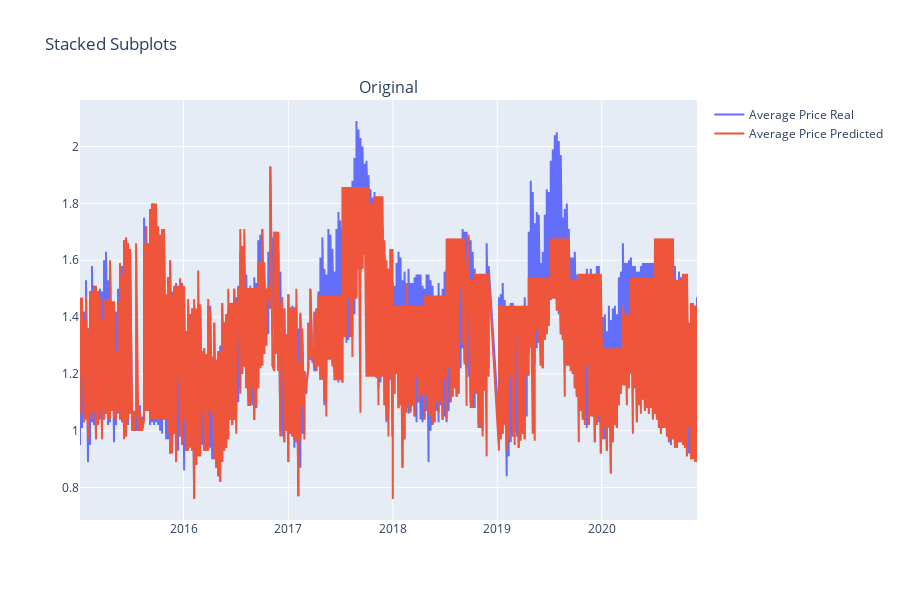

Notebook code cell kept with this figure:
### Code cell
import plotly.express as px
from plotly.subplots import make_subplots
import plotly.graph_objects as go

df = pd.read_csv("../data/slices/plot.csv")

mask1 = df['location_level'] == "Level 1"
mask2 = df['type'] == 'organic'

df_plot = df[mask1 & mask2]

fig = make_subplots(rows=1, cols=1, subplot_titles=("Original","Predicted"))

fig.append_trace(go.Scatter(
    x=df_plot['date'],
    y=df_plot['average_price'],
    name="Average Price Real"
), row=1, col=1)

y_predict = decision_tree_pipeline.predict(X)
df['average_price'] = y_predict
df_plot = df[mask1 & mask2]

fig.append_trace(go.Scatter(
    x=df_plot['date'],
    y=df_plot['average_price'],
    name="Average Price Predicted"
), row=1, col=1)

fig.update_layout(height=600, title_text="Stacked Subplots")
fig.show()

### Figure 1 — Plotly figure (JSON) as saved in the notebook; plotly's stock layout.template omitted (floating-point values rounded to 4 significant figures; data arrays with more than 128 entries replaced by an {"elided": "..."} marker saying what was removed)
{"data": [{"name": "Average Price Real", "type": "scatter", "x": {"elided": "612 str values"}, "xaxis": "x", "y": {"elided": "612 float values"}, "yaxis": "y"}, {"name": "Average Price Predicted", "type": "scatter", "x": {"elided": "612 str values"}, "xaxis": "x", "y": {"elided": "612 float values"}, "yaxis": "y"}], "layout": {"annotations": [{"font": {"size": 16}, "showarrow": false, "text": "Original", "x": 0.5, "xanchor": "center", "xref": "paper", "y": 1, "yanchor": "bottom", "yref": "paper"}], "height": 600, "title": {"text": "Stacked Subplots"}, "xaxis": {"anchor": "y", "domain": [0, 1]}, "yaxis": {"anchor": "x", "domain": [0, 1]}}}
